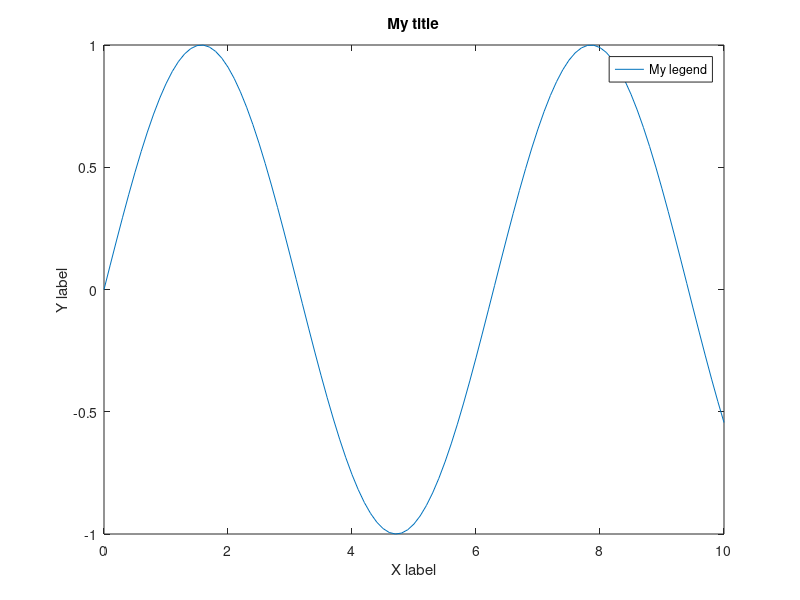

This chart was generated by the following MATLAB code: (Note: this script raises an error after producing the figure.)
clearvars
close all
clc


x = 0:0.1:10;
y = sin(x);

plot(x,y)
xlabel('X label')
ylabel('Y label')

title('My title')

legend('My legend')



prettify(gcf)